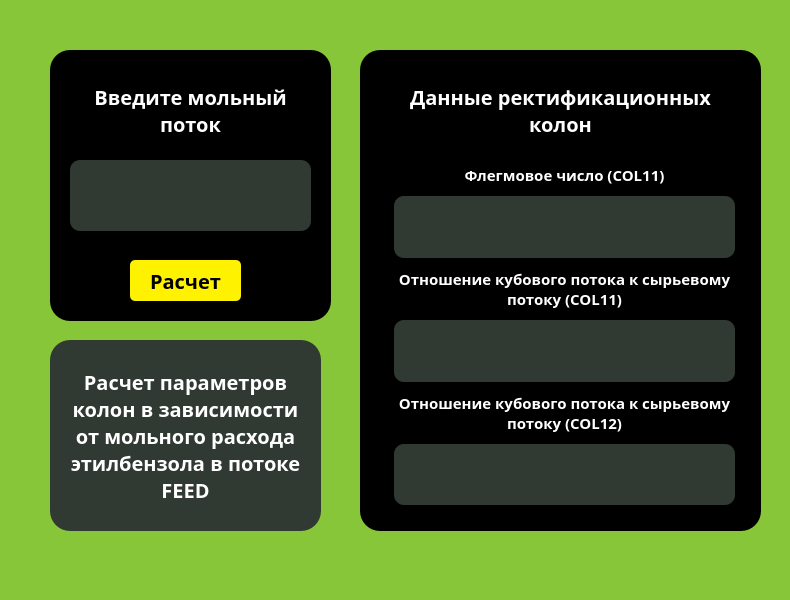
<?xml version="1.0" encoding="UTF-8"?>
<ui version="4.0">
 <class>MainWindow</class>
 <widget class="QMainWindow" name="MainWindow">
  <property name="geometry">
   <rect>
    <x>0</x>
    <y>0</y>
    <width>790</width>
    <height>600</height>
   </rect>
  </property>
  <property name="windowTitle">
   <string>MainWindow</string>
  </property>
  <property name="styleSheet">
   <string notr="true">background-color: #87C639;</string>
  </property>
  <widget class="QWidget" name="centralwidget">
   <widget class="QGroupBox" name="groupBox">
    <property name="geometry">
     <rect>
      <x>50</x>
      <y>50</y>
      <width>281</width>
      <height>271</height>
     </rect>
    </property>
    <property name="styleSheet">
     <string notr="true">background-color: black; border-radius: 20%;</string>
    </property>
    <property name="title">
     <string/>
    </property>
    <widget class="QLabel" name="molFlow">
     <property name="geometry">
      <rect>
       <x>20</x>
       <y>20</y>
       <width>241</width>
       <height>81</height>
      </rect>
     </property>
     <property name="styleSheet">
      <string notr="true">color: white; font-family: Montserrat, sans-serif; font-size: 20px ;font-weight: bold; text-align: center;</string>
     </property>
     <property name="text">
      <string>Введите мольный поток</string>
     </property>
     <property name="textFormat">
      <enum>Qt::AutoText</enum>
     </property>
     <property name="scaledContents">
      <bool>false</bool>
     </property>
     <property name="alignment">
      <set>Qt::AlignCenter</set>
     </property>
     <property name="wordWrap">
      <bool>true</bool>
     </property>
    </widget>
    <widget class="QTextEdit" name="dataMol">
     <property name="geometry">
      <rect>
       <x>20</x>
       <y>110</y>
       <width>241</width>
       <height>71</height>
      </rect>
     </property>
     <property name="styleSheet">
      <string notr="true">color: white; border-radius: 10%; background-color: #303932;  font-family: Montserrat, sans-serif; font-size: 20px ;font-weight: bold;</string>
     </property>
    </widget>
    <widget class="QPushButton" name="calc">
     <property name="geometry">
      <rect>
       <x>80</x>
       <y>210</y>
       <width>111</width>
       <height>41</height>
      </rect>
     </property>
     <property name="styleSheet">
      <string notr="true">color: black; font-family: Montserrat, sans-serif; font-size: 20px ;font-weight: bold; text-align: center;
border-radius: 5%; background-color: #FFF200;</string>
     </property>
     <property name="text">
      <string>Расчет</string>
     </property>
    </widget>
   </widget>
   <widget class="QGroupBox" name="groupBox_2">
    <property name="geometry">
     <rect>
      <x>360</x>
      <y>50</y>
      <width>401</width>
      <height>481</height>
     </rect>
    </property>
    <property name="styleSheet">
     <string notr="true">background-color: black; border-radius: 20%;</string>
    </property>
    <property name="title">
     <string/>
    </property>
    <widget class="QLabel" name="molFlow_2">
     <property name="geometry">
      <rect>
       <x>20</x>
       <y>20</y>
       <width>361</width>
       <height>81</height>
      </rect>
     </property>
     <property name="styleSheet">
      <string notr="true">color: white; font-family: Montserrat, sans-serif; font-size: 20px ;font-weight: bold; text-align: center;</string>
     </property>
     <property name="text">
      <string>Данные ректификационных колон</string>
     </property>
     <property name="textFormat">
      <enum>Qt::AutoText</enum>
     </property>
     <property name="scaledContents">
      <bool>false</bool>
     </property>
     <property name="alignment">
      <set>Qt::AlignCenter</set>
     </property>
     <property name="wordWrap">
      <bool>true</bool>
     </property>
    </widget>
    <widget class="QWidget" name="verticalLayoutWidget">
     <property name="geometry">
      <rect>
       <x>29</x>
       <y>109</y>
       <width>351</width>
       <height>351</height>
      </rect>
     </property>
     <layout class="QVBoxLayout" name="verticalLayout">
      <property name="spacing">
       <number>10</number>
      </property>
      <property name="sizeConstraint">
       <enum>QLayout::SetDefaultConstraint</enum>
      </property>
      <property name="leftMargin">
       <number>5</number>
      </property>
      <property name="topMargin">
       <number>5</number>
      </property>
      <property name="rightMargin">
       <number>5</number>
      </property>
      <property name="bottomMargin">
       <number>5</number>
      </property>
      <item>
       <widget class="QLabel" name="molFlow_4">
        <property name="styleSheet">
         <string notr="true">color: white; font-family: Montserrat, sans-serif; font-size: 15px ;font-weight: bold; text-align: center;</string>
        </property>
        <property name="text">
         <string>Флегмовое число (COL11)</string>
        </property>
        <property name="textFormat">
         <enum>Qt::AutoText</enum>
        </property>
        <property name="scaledContents">
         <bool>false</bool>
        </property>
        <property name="alignment">
         <set>Qt::AlignCenter</set>
        </property>
        <property name="wordWrap">
         <bool>true</bool>
        </property>
       </widget>
      </item>
      <item>
       <widget class="QTextBrowser" name="dataMol_2">
        <property name="styleSheet">
         <string notr="true">color: black;
border-radius: 10%; background-color: #303932;</string>
        </property>
       </widget>
      </item>
      <item>
       <widget class="QLabel" name="molFlow_3">
        <property name="styleSheet">
         <string notr="true">color: white; font-family: Montserrat, sans-serif; font-size: 15px ;font-weight: bold; text-align: center;</string>
        </property>
        <property name="text">
         <string>Отношение кубового потока к сырьевому потоку (COL11)</string>
        </property>
        <property name="textFormat">
         <enum>Qt::AutoText</enum>
        </property>
        <property name="scaledContents">
         <bool>false</bool>
        </property>
        <property name="alignment">
         <set>Qt::AlignCenter</set>
        </property>
        <property name="wordWrap">
         <bool>true</bool>
        </property>
       </widget>
      </item>
      <item>
       <widget class="QTextBrowser" name="dataMol_3">
        <property name="styleSheet">
         <string notr="true">color: black;
border-radius: 10%; background-color: #303932;</string>
        </property>
       </widget>
      </item>
      <item>
       <widget class="QLabel" name="molFlow_5">
        <property name="styleSheet">
         <string notr="true">color: white; font-family: Montserrat, sans-serif; font-size: 15px ;font-weight: bold; text-align: center;</string>
        </property>
        <property name="text">
         <string>Отношение кубового потока к сырьевому потоку (COL12)</string>
        </property>
        <property name="textFormat">
         <enum>Qt::AutoText</enum>
        </property>
        <property name="scaledContents">
         <bool>false</bool>
        </property>
        <property name="alignment">
         <set>Qt::AlignCenter</set>
        </property>
        <property name="wordWrap">
         <bool>true</bool>
        </property>
       </widget>
      </item>
      <item>
       <widget class="QTextBrowser" name="dataMol_4">
        <property name="styleSheet">
         <string notr="true">color: black;
border-radius: 10%; background-color: #303932;</string>
        </property>
       </widget>
      </item>
     </layout>
    </widget>
   </widget>
   <widget class="QGroupBox" name="groupBox_3">
    <property name="geometry">
     <rect>
      <x>50</x>
      <y>340</y>
      <width>271</width>
      <height>191</height>
     </rect>
    </property>
    <property name="styleSheet">
     <string notr="true">background-color: #303932; border-radius: 20%;</string>
    </property>
    <property name="title">
     <string/>
    </property>
    <widget class="QLabel" name="molFlow_6">
     <property name="geometry">
      <rect>
       <x>10</x>
       <y>20</y>
       <width>251</width>
       <height>151</height>
      </rect>
     </property>
     <property name="styleSheet">
      <string notr="true">color: white; font-family: Montserrat, sans-serif; font-size: 20px ;font-weight: bold; text-align: center;</string>
     </property>
     <property name="text">
      <string>Расчет параметров колон в зависимости от мольного расхода этилбензола в потоке FEED</string>
     </property>
     <property name="textFormat">
      <enum>Qt::AutoText</enum>
     </property>
     <property name="scaledContents">
      <bool>false</bool>
     </property>
     <property name="alignment">
      <set>Qt::AlignCenter</set>
     </property>
     <property name="wordWrap">
      <bool>true</bool>
     </property>
    </widget>
   </widget>
  </widget>
  <widget class="QStatusBar" name="statusbar"/>
  <action name="action">
   <property name="text">
    <string>Расчет параметров колон</string>
   </property>
  </action>
  <action name="action_2">
   <property name="text">
    <string>Расчет потоков после колон</string>
   </property>
  </action>
 </widget>
 <resources/>
 <connections>
  <connection>
   <sender>calc</sender>
   <signal>clicked()</signal>
   <receiver>calc</receiver>
   <slot>click()</slot>
   <hints>
    <hint type="sourcelabel">
     <x>219</x>
     <y>294</y>
    </hint>
    <hint type="destinationlabel">
     <x>195</x>
     <y>301</y>
    </hint>
   </hints>
  </connection>
 </connections>
</ui>
